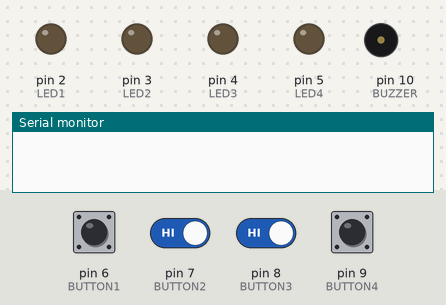
The sketch below on a simulated Arduino Uno, built with avr-gcc and run on an emulated ATmega328P. Shown: output pins drawn as LEDs (lit = HIGH), buzzer (waves = sounding), the last lines printed to the serial monitor. Dashed ring = blinking. Inputs (shaded band) come from the test bench; at power-on: pin 6 (BUTTON1), pin 7 (BUTTON2), pin 8 (BUTTON3), pin 9 (BUTTON4) HIGH. Random numbers use the default seed unless the sketch sets one. At 13.1 s the program stops and its outputs stay as they are.

Above: at 0.8 s.
0.9 s: pin 6 (BUTTON1) pulled LOW for 0.15 s
At 2.3 s:
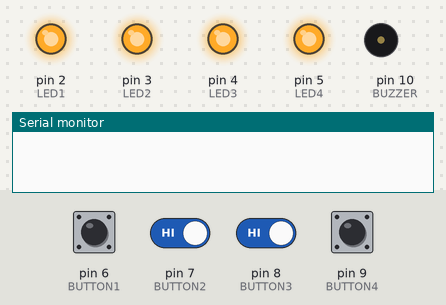
4.0 s: pin 7 (BUTTON2) driven LOW and pin 8 (BUTTON3) driven LOW
At 6.8 s:
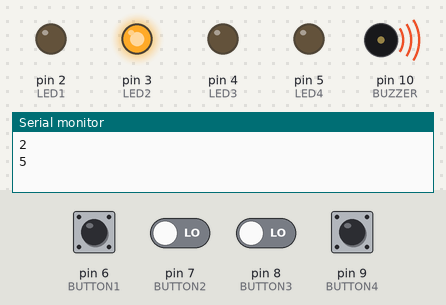
7.0 s: pin 7 (BUTTON2) driven HIGH
At 8.0 s:
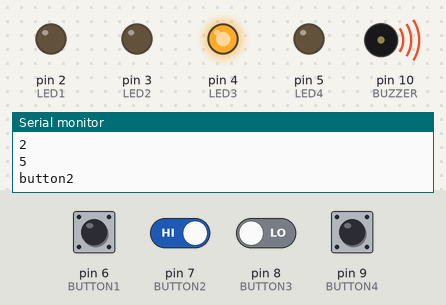
10.0 s: pin 8 (BUTTON3) driven HIGH
At 10.7 s:
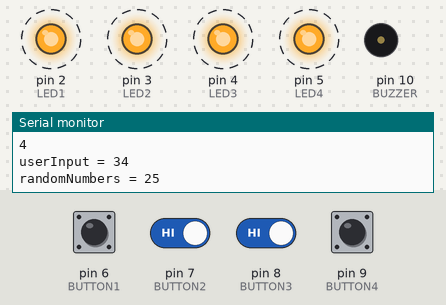
Timing chart, 0 to 13.9 s (numbered marks = the images above; inputs shaded):
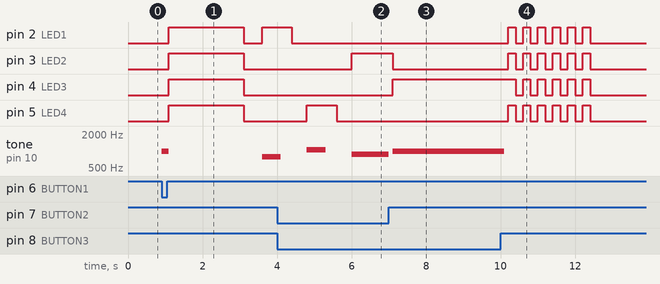

The sketch:

genius_game.ino
```cpp
/* This game will consist of four LEDs and four buttons, the game will start as soon as the player pressed Button 1,
 *  after that it will end and we will need to reset the board to be able to play again. We will then have 5 levels
 *  all the LEDs will light up for a couple of seconds and then the first level will start:
 *
 *  LEVEL 1 - The player can see a sequence of 2 LEDs lighting up
 *  LEVEL 2 - The player can see a sequence of 3 LEDs lighting up
 *  LEVEL 3 - The player can see a sequence of 4 LEDs lighting up
 *  LEVEL 4 - The player can see a sequence of 5 LEDs lighting up
 *  LEVEL 5 - The player can see a sequence of 6 LEDs lighting up
 *
 *  If the player answers correctly each level before level 5 they just transition to the next level, all the LEDS light up
 *  for 2 seconds before the next level. Once the player gets level 5 correct the LEDs light up one by one as in celebration!
 *  If the player answers incorrectly at any point the LEDs just light up and off all together for five seconds and the game ends.
*/

//TODO: Finish compare input function - DONE
//TODO: Check for winning and losing conditions - DONE
//TODO: Include buzzer - CONTINUE IMPLEMENTING
//TODO: Check for advise on how to avoid bouncing in buttons - I THINK THIS SHOULD BE
//TODO: Save in GitHub


// Defining the LED pins
#define LED1 2
#define LED2 3
#define LED3 4
#define LED4 5

#define BUTTON1 6
#define BUTTON2 7
#define BUTTON3 8
#define BUTTON4 9

#define BUZZER 10

// Will let us know if led is on or of
  boolean led1On;
  boolean led2On;
  boolean led3On;
  boolean led4On;
  boolean startGame;
  int currentLevel = 1;

void setup() {
  // put your setup code here, to run once:
  // Start serial
  Serial.begin(9600);

  // Setting up the pins
  pinMode(LED1, OUTPUT);
  pinMode(LED2, OUTPUT);
  pinMode(LED3, OUTPUT);
  pinMode(LED4, OUTPUT);

  // Internal pull up resistor to be able to have a direct ground to pin connection in the switch
  pinMode(BUTTON1, INPUT_PULLUP);
  pinMode(BUTTON2, INPUT_PULLUP);
  pinMode(BUTTON3, INPUT_PULLUP);
  pinMode(BUTTON4, INPUT_PULLUP);

  led1On = false;
  led2On = false;
  led3On = false;
  led4On = false;
  startGame = false;

  // Checking for the start button
  checkForStartButton();

  // Random seed being generated from a floating pin
  randomSeed(analogRead(0));
}

void checkForStartButton(){
  //we start at this loop until the user presses the first button
  while(digitalRead(BUTTON1)){
    }
  }

void playToneLED(int LEDSelected){
    switch(LEDSelected){
        case 2:
          tone(BUZZER, 783); // Send 789Hz signal which is a G5
          delay(500);        // ...for 500milli sec
          noTone(BUZZER);     // Stop sound...
          break;
        case 3:
          tone(BUZZER, 880); // Send 880Hz which is a A5
          delay(500);        // ...for 500milli sec
          noTone(BUZZER);     // Stop sound...
          break;
        case 4:
          tone(BUZZER, 987); // Send 987Hz which is a B5
          delay(500);        // ...for 500mili sec
          noTone(BUZZER);     // Stop sound...
          break;
        case 5:
          tone(BUZZER, 1046); // Send 1046Hz which is a C6
          delay(500);        // ...for 500milli sec
          noTone(BUZZER);     // Stop sound...
          break;
      }
  }

void displayNextState(int *randomNumbers){
    // Display transition of LEDs lighten up for 2 seconds
    digitalWrite(LED1, HIGH);
    digitalWrite(LED2, HIGH);
    digitalWrite(LED3, HIGH);
    digitalWrite(LED4, HIGH);
    delay(2000);
    digitalWrite(LED1, LOW);
    digitalWrite(LED2, LOW);
    digitalWrite(LED3, LOW);
    digitalWrite(LED4, LOW);
    delay(500);

    // Next level being displayed

    // Populating randomNumber array
    for(int i = 0; i < currentLevel+1; i++){
        randomNumbers[i] = random(LED1,LED4+1);
      }

    for(int i = 0; i < currentLevel + 1; i++){
        Serial.println(randomNumbers[i]);
      }
    // Turning random LEDs on based on the random numbers inside the randomNumber array
    for(int i = 0; i < currentLevel+1; i++){
        digitalWrite(randomNumbers[i], HIGH);
        playToneLED(randomNumbers[i]);
        delay(300);
        digitalWrite(randomNumbers[i], LOW);
        delay(400);
      }
  }

void getUserInput(int* userInput){
  // Number of inputs inputted by the user
  int inputs = 0;

  // While the number of inputs is less than the current level + 1
  while(inputs < currentLevel+1){

      if(!(digitalRead(BUTTON1))){
          userInput[inputs] = 2;
          inputs++;

          while(!digitalRead(BUTTON1)){
              digitalWrite(LED1, HIGH);
              playToneLED(2);
            }
            delay(100);
            digitalWrite(LED1, LOW);
          Serial.println("button1");
        }

      if(!(digitalRead(BUTTON2))){
          userInput[inputs] = 3;
          inputs++;

          while(!digitalRead(BUTTON2)){
              digitalWrite(LED2, HIGH);
              playToneLED(3);
            }
            delay(100);
            digitalWrite(LED2, LOW);
            Serial.println("button2");
        }

      if(!(digitalRead(BUTTON3))){
          userInput[inputs] = 4;
          inputs++;

          while(!digitalRead(BUTTON3)){
              digitalWrite(LED3, HIGH);
              playToneLED(4);
            }
            delay(100);
            digitalWrite(LED3, LOW);
            Serial.println("button3");
        }

      if(!(digitalRead(BUTTON4))){
          userInput[inputs] = 5;
          inputs++;

          while(!digitalRead(BUTTON4)){
              digitalWrite(LED4, HIGH);
              playToneLED(5);
            }
            delay(100);
            digitalWrite(LED4, LOW);
            Serial.println("button4");
        }

    }

  for(int i = 0; i < currentLevel+1; i++){
      Serial.println(userInput[i]);
    }
  return userInput;
}

boolean compareInput(int *userInput, int* randomNumbers){
  for(int i = 0; i < currentLevel+1; i++){
      if(userInput[i] != randomNumbers[i]){
          return false;
        }
    }
  return true;
}

void loop() {
  tone(BUZZER, 1000); // Send 1KHz sound signal...
  delay(200);        // ...for 1 sec
  noTone(BUZZER);     // Stop sound...

  // Initialize randomNumbers array
  int randomNumbers[currentLevel+1];

  // Array to keep track of user input
  int userInput[currentLevel+1];

  // Displaying next levels in the LEDs
  displayNextState(randomNumbers);

  // Getting user input
  getUserInput(userInput);

  Serial.print("userInput = ");
  for(int i = 0; i < currentLevel + 1; i++){
      Serial.print(*(userInput+i));
    }
    Serial.println("");
  Serial.print("randomNumbers = ");
  for(int i = 0; i < currentLevel + 1; i++){
      Serial.print(*(randomNumbers+i));
    }
    Serial.println("");

  // Comparing user input and deciding what to do next
  boolean equalInputLed = compareInput(userInput, randomNumbers);

  currentLevel++;

  //TODO: account for when the user wins or loses to do something special with the LEDs in each case
  if(equalInputLed == false){
      //LOSING LED BEHAVIOR - FLASHING FIVE TIMES ALL TOGETHER
      for(int i = 0; i < 6; i++){
        digitalWrite(LED1, HIGH);
        digitalWrite(LED2, HIGH);
        digitalWrite(LED3, HIGH);
        digitalWrite(LED4, HIGH);
        delay(200);
        digitalWrite(LED1, LOW);
        digitalWrite(LED2, LOW);
        digitalWrite(LED3, LOW);
        digitalWrite(LED4, LOW);
        delay(200);
      }
      Serial.println("You lose!");
      delay(500);
      exit(0);
    }
  if(currentLevel == 7){
    //WINNING LED BEHAVIOR - FLASHING IN SERIES
    for(int i = 0; i < 5; i++){
        digitalWrite(LED1, HIGH);
        delay(100);
        digitalWrite(LED1, LOW);
        delay(200);

        digitalWrite(LED2, HIGH);
        delay(100);
        digitalWrite(LED2, LOW);
        delay(200);

        digitalWrite(LED3, HIGH);
        delay(100);
        digitalWrite(LED3, LOW);
        delay(200);

        digitalWrite(LED4, HIGH);
        delay(100);
        digitalWrite(LED4, LOW);
        delay(200);
      }
    Serial.println("You win!");
    delay(500);
    exit(0);
  }


}
```

Measured:
- after the input at 0.9 s, pin 2 (LED1): LOW → HIGH after 0.20 s, → LOW 2.0 s later, → HIGH 0.50 s later; pin 3 (LED2), pin 4 (LED3), pin 5 (LED4): LOW → HIGH after 0.20 s, → LOW 2.0 s later; tone on pin 10 (BUZZER): silent → 1000 Hz at once, → silent 0.20 s later, → 783 Hz 2.5 s later
- after the input at 4.0 s, pin 3 (LED2): LOW → HIGH after 2.0 s
- after the input at 7.0 s, pin 3 (LED2): HIGH → LOW after 0.10 s; pin 4 (LED3): LOW → HIGH after 0.10 s; tone on pin 10 (BUZZER): 880 Hz → silent at once, → 987 Hz 0.10 s later
- after the input at 10.0 s, pin 2 (LED1), pin 3 (LED2), pin 5 (LED4): alternates HIGH for 0.20 s and LOW for 0.20 s, 12 changes in all, then stays LOW, starting after 0.20 s; pin 4 (LED3): alternates HIGH for 0.20 s and LOW for 0.20 s, 11 changes in all, then stays LOW, starting after 0.40 s; tone on pin 10 (BUZZER): 987 Hz → silent after 0.10 s
